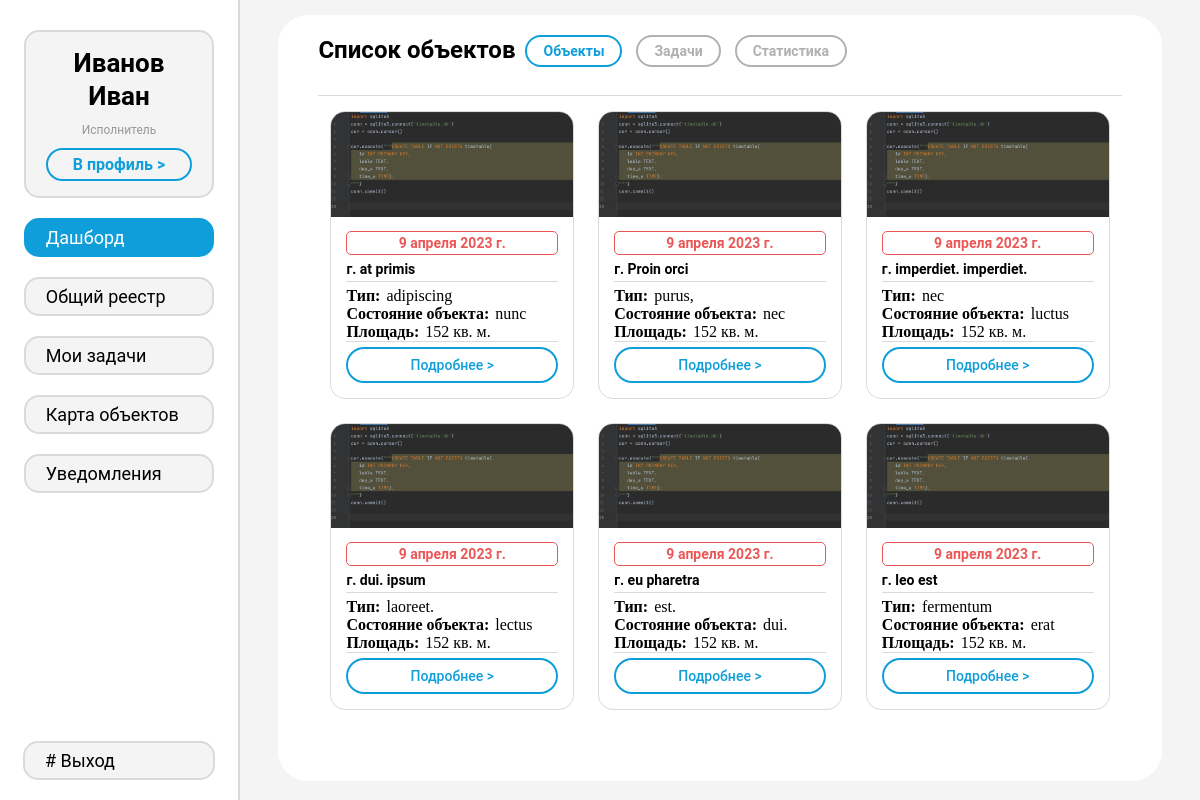
/dashboard/objects (signed in), run on the app's committed database.
### objects/models.py (models this page shows)
class ObjectTable(models.Model):
    address = models.TextField(blank=False)
    administrate_county = models.CharField(max_length=6, blank=False)
    cod_number = models.CharField(max_length=16, blank=True)
    ind_zone = models.BooleanField(default=False)
    date = models.DateField(auto_now=True)
    area = models.CharField(max_length=100)
    comments = models.TextField()
    rev_count = models.IntegerField()
    type_obj = models.CharField(max_length=30)
    state_obj = models.CharField(max_length=100)
    sqr = models.IntegerField()
    own = models.CharField(max_length=100)
    actual_user = models.CharField(max_length=100)
    n_prot = models.CharField(max_length=100)
    city = models.CharField(max_length=100)
    check_company = models.CharField(max_length=100)
    law = models.CharField(max_length=100)
    photo = models.ImageField(blank=True, upload_to='photos/%Y/%m/%d/', default='')

### objects/views.py (the view, shortened to what this page needs)
# urls.py: path('dashboard/<str:item>', dashboard, name='dashboard'),
def dashboard(request, item='objects'):
    if item == 'objects':
        a_cards = ObjectTable.objects.order_by('date')
        cards = []
        y = 0
        for i in a_cards:
            time_now = datetime.date.today()
            if int((time_now - i.date).days) < 5:
                b = [i, 'card-date-red']
            elif 5 <= int((time_now - i.date).days) < 10:
                b = [i, 'card-date-yellow']
            elif 10 <= int((time_now - i.date).days) < 20:
                b = [i, 'card-date-orange']
            else:
                b = [i, 'card-date-green']
            cards.append(i)
            y += 1
            if y == 6:
                break
        data = {
            'cards': cards
        }
        return render(request, 'objects/objects.html', data)
    elif item == 'stats':
        data = {
        }
        return render(request, 'objects/stats.html', data)

### objects/templates/objects/objects.html
{% extends 'objects/base_obj.html' %}
{% load static %}
{% block header %}
    <div class="content-header">
        <div class="content-title">Список объектов</div>
        <div class="content-header-buttons">
            <a href="{% url 'dashboard' 'objects' %}"
               class="objects-btn btn content-header-buttons-this-page">Объекты</a>
            <a href="{% url 'dashboard' 'tasks' %}" class="tasks-btn btn">Задачи</a>
            <a href="{% url 'dashboard' 'stats' %}" class="stats-btn btn">Статистика</a>
        </div>
    </div>
{% endblock %}
{% block in_content %}
    <div class="content-objects">
        {% for i in cards %}
            <div class="col-3">
                <div class="card">
                    {% if i.photo %}
                    <img class="card-img" src="{{ i.photo.url }}">
                    {% endif %}
                    <div class="card-container">
                        <div class="card-date card-date-red">{{ i.date }}</div>
                        <div class="card-title">г. {{ i.city }} {{ i.address }}</div>
                        <div class="card-type">
                            <span class="card-desc-name">Тип:</span>
                            <span class="card-desc-value">{{ i.type_obj }}</span>
                        </div>
                        <div class="card-state">
                            <span class="card-desc-name">Состояние объекта:</span>
                            <span class="card-desc-value">{{ i.state_obj }}</span>
                        </div>
                        <div class="card-square">
                            <span class="card-desc-name">Площадь:</span>
                            <span class="card-desc-value">{{ i.sqr }} кв. м.</span>
                        </div>
                        <a href="{% url 'view_obj' i.id %}" class="card-more">
                            <div>Подробнее ></div>
                        </a>
                    </div>
                </div>
            </div>
        {% endfor %}
    </div>
{% endblock %}

### Optimize_Organize2/static/css/styles.css (style rules this page uses)
* { margin: 0; padding: 0; box-sizing: border-box; }
a { text-decoration: none; color: #333333; }
.col-3 { position: relative; min-height: 1px; padding-left: 12px; padding-right: 12px; width: 33.333333%; float: left; }
.content-header { margin-bottom: 15px; border-bottom: 1px solid #DADADA; display: flex; flex-direction: row; width: 100%; height: 61px; }
.content-title { display: block; font-family: 'Roboto'; font-style: normal; font-weight: 600; font-size: 24px; line-height: 30px; }
.btn { display: inline-block; font-family: 'Roboto'; font-style: normal; font-weight: 600; font-size: 14px; line-height: 14px; padding: 7px 16px; border: 2px solid #B1B1B1; border-radius: 20px; color: #B1B1B1; margin-left: 10px; margin-bottom: 10px; }
.content-header-buttons-this-page { color: #109EDB; border: 2px solid #109EDB; }
.content-objects { height: calc(100vh - 150px); overflow-y: scroll; -ms-overflow-style: none; scrollbar-width: none }
.card { border: 1px solid #DADADA; border-radius: 15px; overflow: hidden; }
.card-container { padding: 0 15px; }
.card-img { width: 100%; margin-bottom: 10px; }
.card-date { border: 1px solid #27AE60; border-radius: 5px; font-family: 'Roboto'; font-style: normal; font-weight: 600; font-size: 14px; line-height: 22px; text-align: center; color: #27AE60; margin-bottom: 2px; }
.card-date-red { border: 1px solid #EB5757; color: #EB5757; }
.card-title { font-family: 'Roboto'; font-style: normal; font-weight: 600; font-size: 14px; line-height: 24px; color: #000000; border-bottom: 1px solid #DADADA; margin-bottom: 5px; }
.card-desc-name { font-weight: 600; }
.card-desc-value { margin-left: 2px; }
.card-square { border-bottom: 1px solid #DADADA; margin-bottom: 5px; }
.card-more div { padding: 5px 7px; margin-bottom: 15px; color: #109EDB; font-size: 16px; font-weight: 600; border: 2px solid #109EDB; border-radius: 20px; text-align: center; font-family: 'Roboto'; font-style: normal; font-weight: 500; font-size: 14px; line-height: 22px; }
.content-objects .col-3 { margin-bottom: 24px; }

### data on the page
ObjectTable: photo (picture), date "9 апреля 2023 г.", city "at", address "primis", type_obj "adipiscing", state_obj "nunc", sqr "152"
ObjectTable: photo (picture), date "9 апреля 2023 г.", city "Proin", address "orci", type_obj "purus,", state_obj "nec", sqr "152"
ObjectTable: photo (picture), date "9 апреля 2023 г.", city "imperdiet.", address "imperdiet.", type_obj "nec", state_obj "luctus", sqr "152"
ObjectTable: photo (picture), date "9 апреля 2023 г.", city "dui.", address "ipsum", type_obj "laoreet.", state_obj "lectus", sqr "152"
ObjectTable: photo (picture), date "9 апреля 2023 г.", city "eu", address "pharetra", type_obj "est.", state_obj "dui.", sqr "152"
ObjectTable: photo (picture), date "9 апреля 2023 г.", city "leo", address "est", type_obj "fermentum", state_obj "erat", sqr "152"
